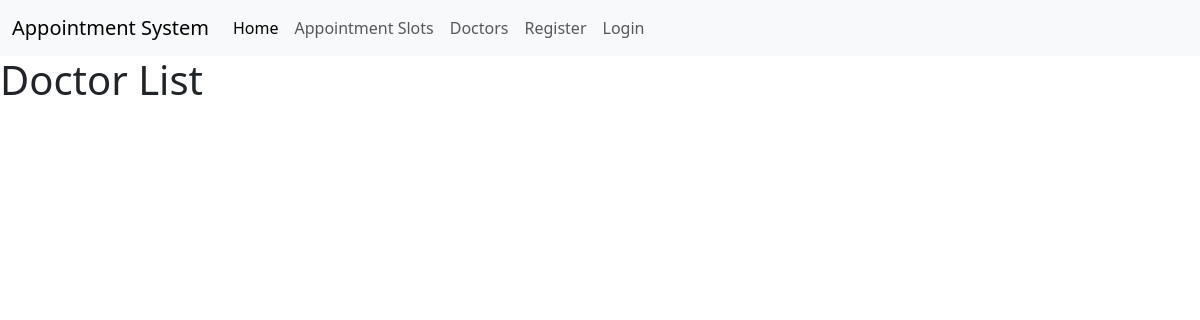
/doctors/, run on an earlier commit of the app's database.
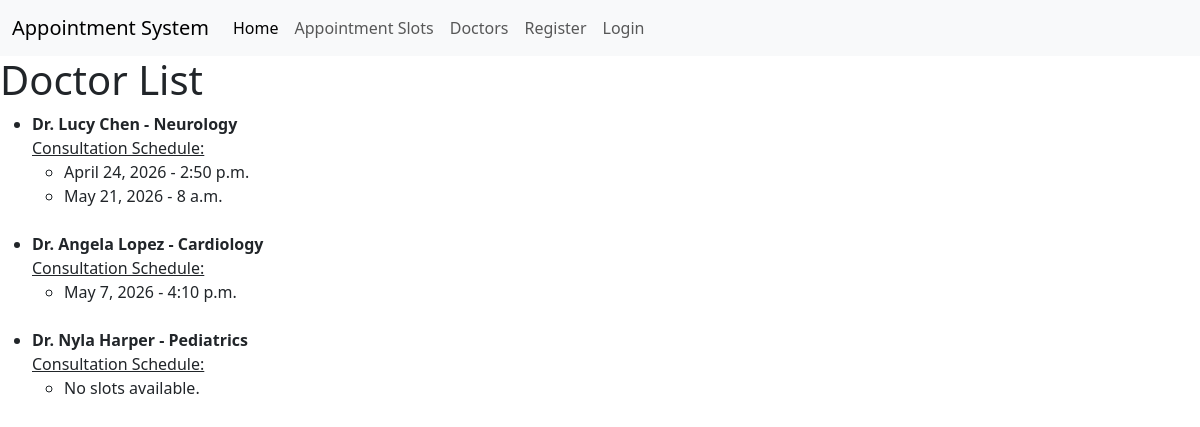
And on a later commit of the database.
### appointments/models.py (models this page shows, shortened)
class Doctor(models.Model):
    name = models.CharField(max_length=100)
    speciality = models.CharField(max_length=100)

class AppointmentSlot(models.Model):
    doctor = models.ForeignKey(Doctor, on_delete=models.CASCADE)
    date = models.DateField()
    time = models.TimeField()

### appointments/views.py (the view)
# urls.py: path('doctors/', doctor_list, name='doctor_list'),
def doctor_list(request):
    doctors = Doctor.objects.all()
    slots = AppointmentSlot.objects.all()
    return render(request, 'appointments/doctor_list.html', {
        'doctors': doctors,
        'slots': slots
    })

### templates/appointments/doctor_list.html (shortened to what this page needs)
{% extends 'base.html' %}
{% block content %}
    <h1>Doctor List</h1>
    <ul>
        {% for doctor in doctors %}
            <li><strong>{{ doctor.name }} - {{ doctor.speciality }}</strong></li>
            <u>Consultation Schedule:</u>
            <ul>
                {% for slot in doctor.appointmentslot_set.all %}
                    {% if slot.doctor.id == doctor.id %}
                        <li>{{ slot.date }} - {{ slot.time }}</li>
                    {% endif %}
                {% empty %}
                    <li>No slots available.</li>
                {% endfor %}
            </ul>
            <br>
        {% endfor %}
    </ul>
{% endblock %}

What changed in the data, as far as the page shows it:
added Doctor: name "Dr. Lucy Chen", speciality "Neurology"
added AppointmentSlot: date "April 24, 2026", time "2:50 p.m.", shown under "Dr. Lucy Chen"
added AppointmentSlot: date "May 21, 2026", time "8 a.m.", shown under "Dr. Lucy Chen"
added Doctor: name "Dr. Angela Lopez", speciality "Cardiology"
added AppointmentSlot: date "May 7, 2026", time "4:10 p.m.", shown under "Dr. Angela Lopez"
added Doctor: name "Dr. Nyla Harper", speciality "Pediatrics"
